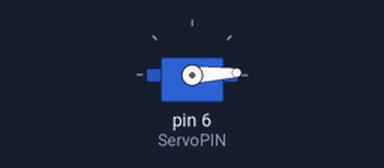
This sketch was run on a simulated Arduino Uno, built with avr-gcc and run on an emulated ATmega328P. Parts: servo.

Above: at 0.05 s.
At 1.3 s:
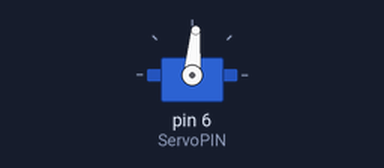
At 2.6 s:
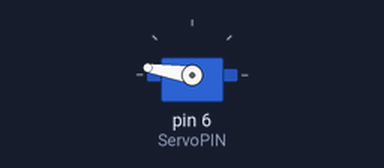
At 5.2 s:
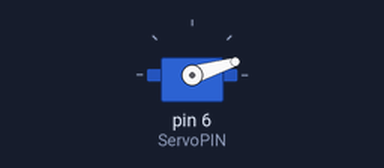
Timing chart, 0 to 7.1 s (numbered marks = the images above):
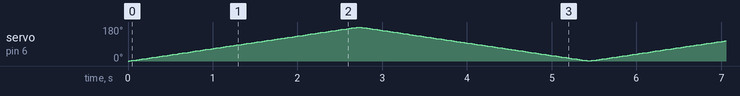

The sketch:

Servo.ino
```cpp
#include <Servo.h>
int ServoPIN = 6;
Servo MyServo;
int atDegree = 0;
void setup() {
  // put your setup code here, to run once:
  MyServo.attach(ServoPIN);
}

void loop() {
  // put your main code here, to run repeatedly:
  for (atDegree = 0; atDegree < 180; atDegree++) {
    MyServo.write(atDegree);
    delay(15);
    }
  for (atDegree = 180; atDegree > 0; atDegree--) {
    MyServo.write(atDegree);
    delay(15);
    }
}
```
